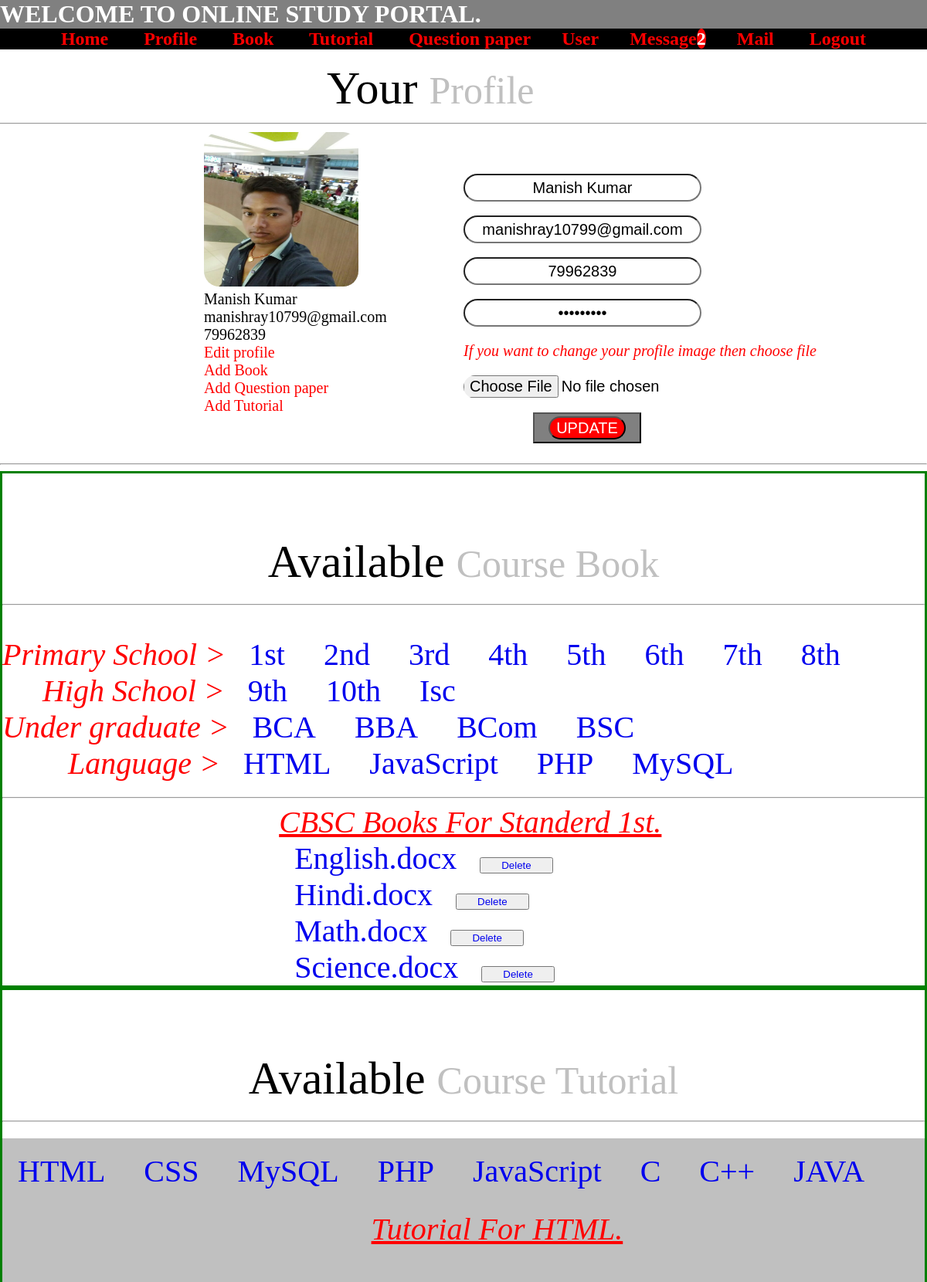
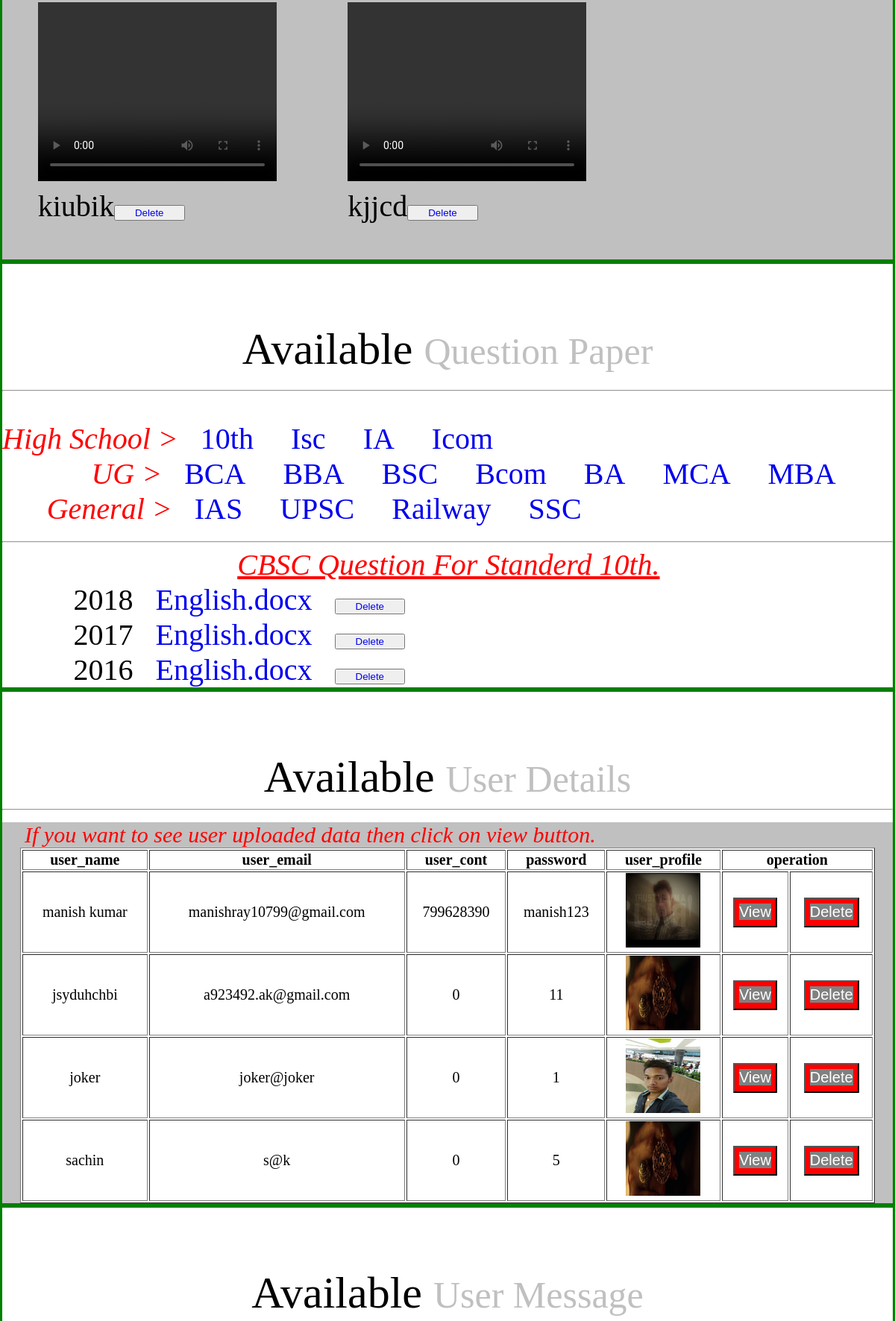
The app's page /Admin/admin.php (signed in, upper part) with its own data (2 pictures, top to bottom).
### tables this page shows
CREATE TABLE `admin_upload` (
  `id` int(21) NOT NULL,
  `user_id` varchar(51) NOT NULL,
  `course` varchar(100) NOT NULL,
  `semester` int(21) NOT NULL,
  `subject` varchar(100) NOT NULL,
  `chapter` varchar(200) NOT NULL,
  `videos` varchar(100) NOT NULL,
  `book` varchar(25) NOT NULL,
  `year` varchar(21) NOT NULL,
  `question` varchar(100) NOT NULL
);

### Admin/bdisplay.php (the view, shortened to what this page needs)
<?php
include 'dblink.php';
?>
<div id="a" style="margin: -9% 0% 0% 30%">
    </br></br><i style="color: red;"><u>CBSC Books For Standerd 1st.</u></i><br/>
    <?php
        $q="select * from admin_upload";
        $qq=mysqli_query($con, $q);
        while ( $r=mysqli_fetch_assoc($qq)) {
            if ($r['course']=="1") {
                echo "<tr>
                <td><a href='../Admin/book/$r[book]' download>$r[book]</a></td>
                <td><button><a href='bdelete.php?ui=$r[id]' onclick ='return checkdelete()' >Delete</a></button></td><br/>
                </tr>";
            }
        }
    ?>
</div>
    <?php
        $q="select * from admin_upload";
        $qq=mysqli_query($con, $q);
    ?></div>
    <?php
        $q="select * from admin_upload";
        $qq=mysqli_query($con, $q);
    ?></div>

### Admin/admin.php (shortened to what this page needs)
<?php
    include 'dblink.php';
    $sql = "select * from review";
    $re = mysqli_query($con,$sql);
    $c =0 ;
    while($row=mysqli_fetch_array($re) ){
        $new = $row['status'];
        if($new=="Not seen"){
            $c = $c + 1;
        }
    }
?>
<!DOCTYPE html>
<html>
<head>
</head>
<body>
    <div class="h">
    	<h1> <marquee>WELCOME  TO  ONLINE  STUDY PORTAL. </marquee></h1>
    	<h2> <a href="#"> Home </a><a href="#yp" class="Profile"> Profile </a><a href="#book1" class="Book">Book</a><a href="#tut1" class="Tutorial"> Tutorial </a><a href="#Question1" class="qp">Question paper</a><a href="#user1" class="user">User</a><a href="#Message" class="Message">Message<span style="border-radius: 50%;background-color: red;color: white;"><?php echo $c ; ?></span></a><a href="#mail" onclick="mail()">Mail</a><a href="Logout.php"> Logout </a> </h2>
    </div>
    <div class="yp" id="yp">
        <p style="font-size: 60px;color: black;margin: 80px 0px 0px 17%;">Your <small style="font-size: 50px;color: silver;">Profile </small></p><hr style="margin-left: -40%;">
        <?php
            $db="select * from admin";
            $data=mysqli_query($con,$db);
            $result=mysqli_fetch_assoc($data);
        ?>
        <a class="pro" href="#"><img src="<?php echo 'image/'.$result['admin_photo'];?>" ></a><br/>
        <?php
            echo "$result[admin_name]"."<br/>";
            echo "$result[admin_email]"."<br/>";
            echo "$result[admin_cont]"."<br/>";
        ?>
        <a href="#" class="edit">Edit profile</a><br/>
        <a href="#" class="abook">Add Book</a><br/>
        <a href="#" class="aquestion">Add Question paper</a><br/>
        <a href="#" class="atutorial">Add Tutorial</a>
    </div>
    <form method="post" action="apupdate.php" enctype="multipart/form-data" autocomplete="off">
    <div class="update">
        <input type="text" name="name" value="<?php echo "$result[admin_name]"; ?>" required><br/><br/>
        <input type="email" name="email" value="<?php echo "$result[admin_email]"; ?>" required><br/><br/>
        <input type="phonr" name="cont" value="<?php echo "$result[admin_cont]"; ?>" required><br/><br/>
        <input type="password" name="pass" value="<?php echo "$result[password]"; ?>" required><br/>
        <p style="font-size: 20px; color: red"><i>If you want to change your profile image then choose file</i></p><input type="file" name="photo" accept="image/*" value="<?php echo "$result[admin_photo]"; ?>" required><br/><br/>
        <button><input type="submit" name="btn" value="UPDATE"></button> <br/><br/>
    </div>
    </form>
    <hr>
    <div class="book1" id="book1">
       <p style="font-size: 60px;color: black;margin: 80px 0px 0px 0%;text-align: center;">Available <small style="font-size: 50px;color: silver;">Course Book </small><hr></p>
        <i style="color: red;">Primary School ></i>
        <a href="#book1" class="a">1st</a>
        <a href="#book1" class="b">2nd</a>
        <a href="#book1" class="c">3rd</a>
        <a href="#book1" class="d">4th</a>
        <a href="#book1" class="e">5th</a>
        <a href="#book1" class="f">6th</a>
        <a href="#book1" class="g">7th</a>
        <a href="#book1" class="hh">8th</a> <br/>
        <i style="color: red;margin-left: 52px;">High School ></i>
        <a href="#book1" class="i">9th</a>
        <a href="#book1" class="j">10th</a>
        <a href="#book1" class="k">Isc</a><br/>
        <i style="color: red;">Under graduate ></i>
        <a href="#book1" class="l">BCA</a>
        <a href="#book1" class="m">BBA</a>
        <a href="#book1" class="n">BCom</a>
        <a href="#book1" class="o">BSC</a><br/>
        <i style="color: red;margin-left: 85px;">Language ></i>
        <a href="#book1" class="pp">HTML</a>
        <a href="#book1" class="q">JavaScript</a>
        <a href="#book1" class="r">PHP</a>
        <a href="#book1" class="ss">MySQL</a><hr>
        <?php include 'bdisplay.php';?>
    </div>
    <div class="tut1" id="tut1">
       <p style="font-size: 60px;color: black;margin: 80px 0px 0px 0%;text-align: center;">Available <small style="font-size: 50px;color: silver;">Course Tutorial </small><hr></p>
        <a href="#tut1" class="ta">HTML</a>
        <a href="#tut1" class="tb">CSS</a>
        <a href="#tut1" class="tc">MySQL</a>
        <a href="#tut1" class="td">PHP</a>
        <a href="#tut1" class="te">JavaScript</a>
        <a href="#tut1" class="tf">C</a>
        <a href="#tut1" class="tg">C++</a>
        <a href="#tut1" class="th">JAVA</a><hr>
        <?php include 'tdisplay.php';?>
    </div>
    <div class="Question1" id="Question1">
       <p style="font-size: 60px;color: black;margin: 80px 0px 0px 0%;text-align: center;">Available <small style="font-size: 50px;color: silver;">Question Paper </small><hr></p>
       <i style="color: red;">High School ></i>
     <a href="#Question1" class="qpa">10th</a>
     <a href="#Question1" class="qpb">Isc</a>
     <a href="#Question1" class="qpc">IA</a>
     <a href="#Question1" class="qpd">Icom</a><br/>
     <i style="color: red;margin-left: 10%">UG ></i>
     <a href="#Question1" class="qpe">BCA</a>
     <a href="#Question1" class="qpf">BBA</a>
     <a href="#Question1" class="qpg">BSC</a>
     <a href="#Question1" class="qph">Bcom</a>
     <a href="#Question1" class="qpi">BA</a>
     <a href="#Question1" class="qpj">MCA</a>
     <a href="#Question1" class="qpk">MBA</a> <br/>
     <i style="color: red;margin-left: 5%">General ></i>
     <a href="#Question1" class="qpl">IAS</a>
     <a href="#Question1" class="qpm">UPSC</a>
     <a href="#Question1" class="qpn">Railway</a>
     <a href="#Question1" class="qpo">SSC</a><hr>
     <?php include 'qdisplay.php'; ?>
    </div>
    <div class="user1" id="user1" style="border: solid green;">
        <p style="font-size: 60px;color: black;margin: 80px 0px 0px 0%;text-align: center;">Available <small style="font-size: 50px;color: silver;">User Details </small><hr></p>
        <div style="margin: auto;background-color: silver">
        <i style="color: red;font-size: 30px;margin-left: 30px;">If you want to see user uploaded data then click on view button.</i>
        <table border="1" style="text-align: center;background-color: white;font-size: 20px;margin: auto;width: 96%;">
        <tr>
            <th>user_name</th>
            <th>user_email</th>
            <th>user_cont</th>
            <th>password</th>
            <th>user_profile</th>
            <th colspan="2">operation</th>
        </tr>
        <?php
            $query = "select * from user";
            $data = mysqli_query($con, $query);
            $total = mysqli_num_rows($data);
            if($total !=0){
                while ($result= mysqli_fetch_array($data)) {
                    echo "<tr>
                        <td>".$result['user_name']."</td>
                        <td>".$result['user_email']."</td>
                        <td>".$result['user_cont']."</td>
                        <td>".$result['password']."</td>
                        <td><img src='../user/photos/".$result['photo']."' height='100' width='100' /></td>
                        <td><button><a href='userdata.php?ui=".$result['user_email']." '>View </a></button></td>
                        <td><button><a href='udelete.php?ui=$result[user_id]' onclick ='return checkdelete()' >Delete</a></button></td>
                    </tr>";
                }
            }else{
                echo "No Record Found";
            }
        ?>
        </table></div>
    </div>
    <div class="Message" id="Message" style="border: solid green;">
        <p style="font-size: 60px;color: black;margin: 80px 0px 0px 0%;text-align: center;">Available <small style="font-size: 50px;color: silver;">User Message </small><hr></p>
    </div>
</body>
</html>

### Admin/tdisplay.php (shortened to what this page needs)
<?php
include 'dblink.php';
?>
<div id="ta" style="margin: -9% 0% 0% 0%">
    </br></br><i style="color: red;margin-left: 40%;"><u>Tutorial For HTML.</u></i><br/>
    <?php
      $q="select * from admin_upload";
      $qq=mysqli_query($con, $q);
      while ( $r=mysqli_fetch_assoc($qq)) {
          if ($r['course']=="Language" && $r['subject']=="html") {
              echo "<div class='vitem'>
                <video width='320' height='240' controls> <source src='../Admin/videos/".$r['videos']."' type='video/mp4' ></video>".$r['chapter']."<button><a href='tdelete.php?ui=$r[id]' onclick ='return checkdelete()' >Delete</a></button>
              </div>";
          }
      }
    ?>
</div>

### Admin/qdisplay.php (shortened to what this page needs)
<?php
include 'dblink.php';
?>
<div id="qa" style="margin: -9% 0% 0% 8%">
    </br></br><i style="color: red;margin-left:20%;"><u>CBSC Question For Standerd 10th.</u></i><br/>
    <?php
        $q="select * from admin_upload";
        $qq=mysqli_query($con, $q);
        while ( $r=mysqli_fetch_assoc($qq)) {
            if ($r['course']=="10" && !$r['book']) {
                echo "<tr>
                <td>".$r['year']."</td>
                <td><a href='question/$r[question]' download>$r[question]</a><td>
                <td><button><a href='qdelete.php?ui=$r[id]' onclick ='return checkdelete()' >Delete</a></button></td><br/>
                </tr>";
            }
        }
    ?>
</div>

### Admin/admin.php (style rules this page uses)
body { margin: 0; padding: 0; }
.h { position: fixed; width: 100%; margin-top: -80px; }
h1 { margin: 0; padding: 0; color: white; background-color: gray; }
h2 { margin: 0; background-color: black; color: white; text-align: center; }
h2 a { color: red; text-decoration: none; margin: 20px; }
.yp { margin: 0px 0% 0px 22%; font-size: 20px; }
.yp img { height: 200px; width: 200px; border-radius: 20px; }
.yp a { text-decoration: none; color: red; }
.update,.addquestion,.addtutorial { margin: -26% 0% 0% 50%; }
.update input,.addbook input,.addquestion input,.addtutorial input { font-size: 20px; text-align: center; height: 30px; width: 300px; border-radius: 20px }
.update button,.addbook button,.addquestion button,.addtutorial button { background-color: gray; height: 40px; width: 140px; margin-left: 15%; }
input[type="submit"] { width: 100px; color: #fff; background-color: red; font-size: 20px; }
.book1,.Question1,.tut1 { border: solid green; font-size: 40px; }
.book1 a,.Question1 a,.tut1 a { margin: 20px 20px 20px 20px; text-decoration: none; }
td a { background-color: gray; color: red; text-decoration: none; }
.user1 button,.Message button { background-color: red; height: 40px; }
.user1 a,.Message a { font-size: 20px; color: white; }

### Admin/tdisplay.php (style rules this page uses)
.vitem { display: inline-block; width: 320px; margin: 4%; }
#ta,#th { background-color: silver; }

### records on screen
admin_upload: book "English.docx"
admin_upload: book "Hindi.docx"
admin_upload: book "Math.docx"
admin_upload: book "Science.docx"
admin_upload: chapter "kiubik"
admin_upload: chapter "kjjcd"
admin_upload: year "2018", question "English.docx"
admin_upload: year "2017", question "English.docx"
admin_upload: year "2016", question "English.docx"

### other values on screen
$c "2"
$result[admin_name] "Manish Kumar"
$result[admin_email] "manishray10799@gmail.com"
$result[admin_cont] "79962839"
$result['user_name'] "manish kumar"
$result['user_email'] "manishray10799@gmail.com"
$result['user_cont'] "799628390"
$result['password'] "manish123"
$result['user_name'] "jsyduhchbi"
$result['user_email'] "a923492.ak@gmail.com"
$result['user_cont'] "0"
$result['password'] "11"
$result['user_name'] "joker"
$result['user_email'] "joker@joker"
$result['password'] "1"
